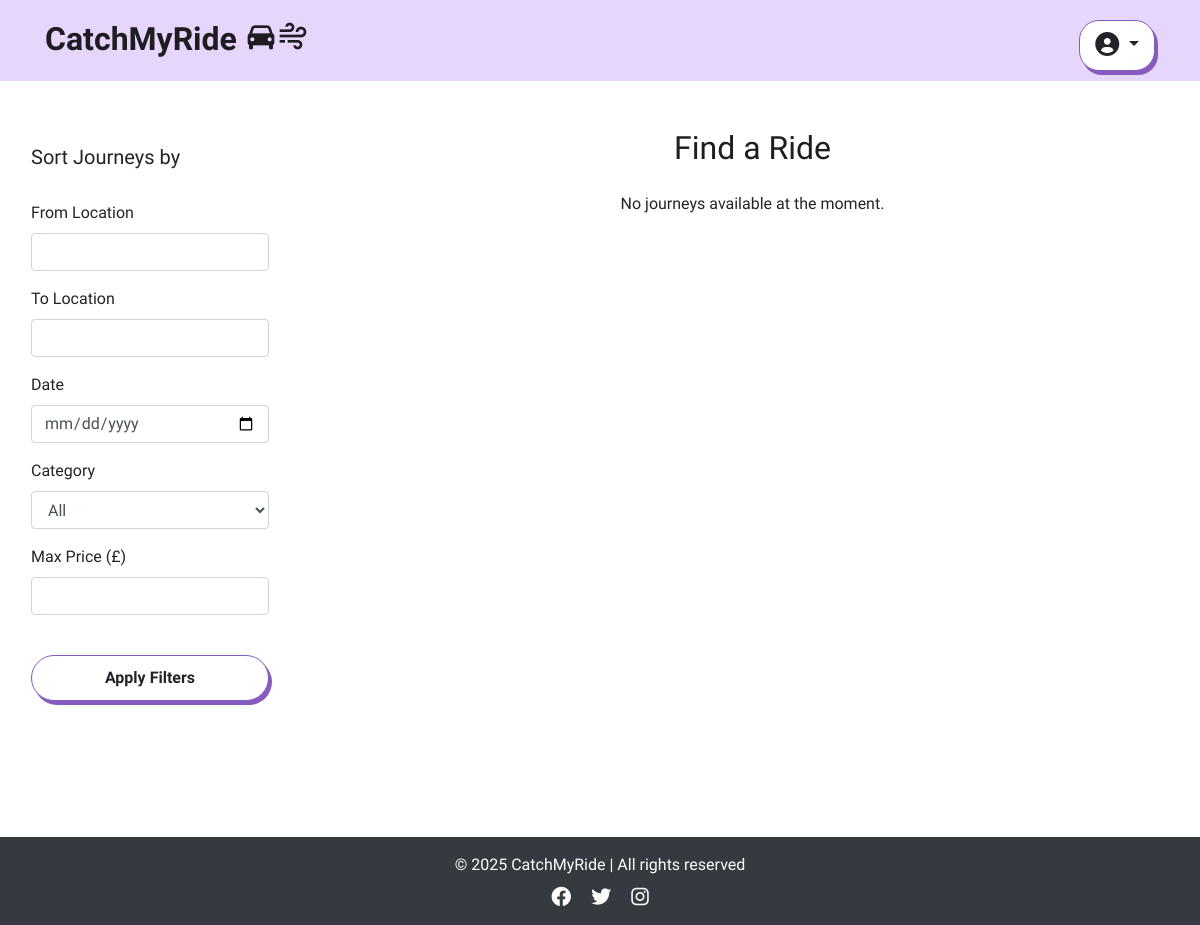
/view_journeys, run on an earlier commit of the app's database.
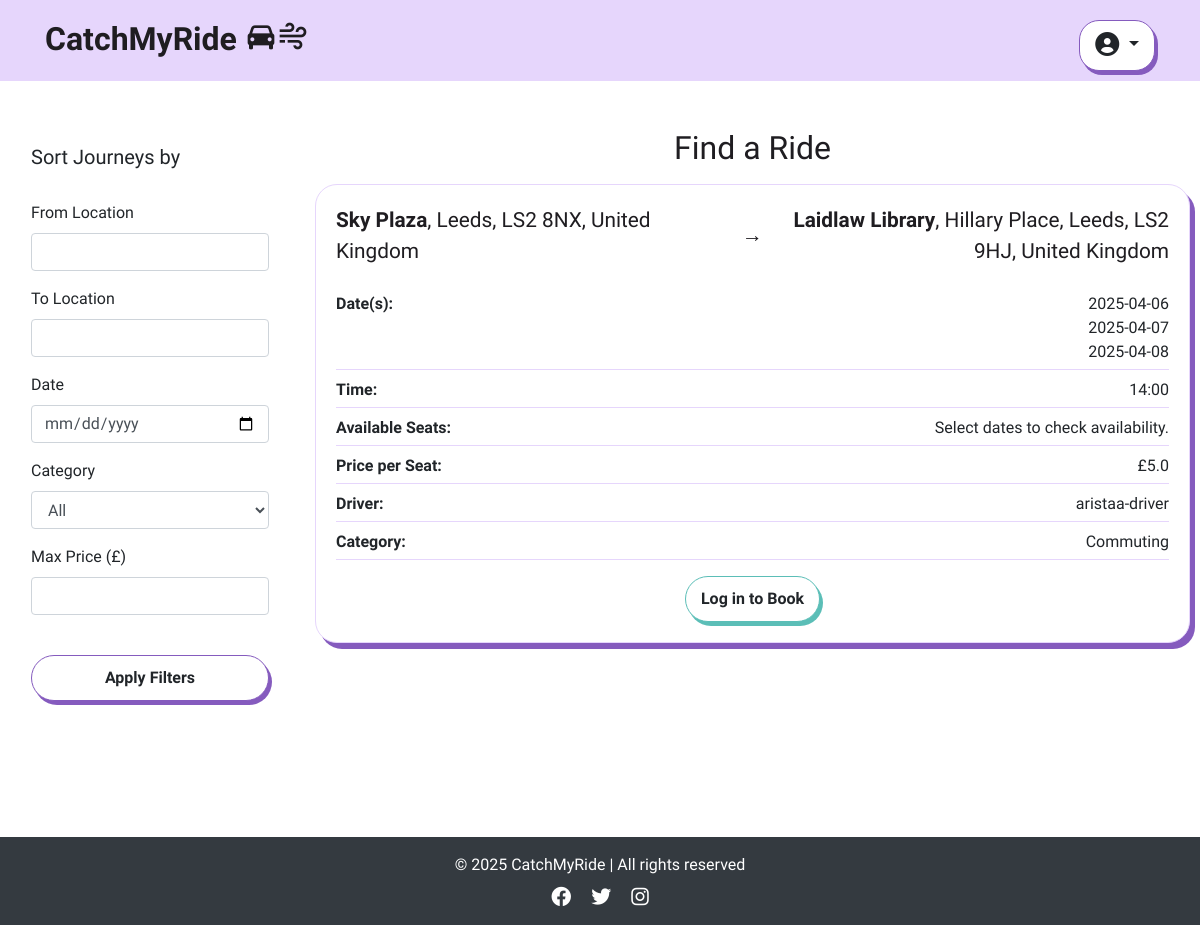
And on a later commit of the database.
### app/models.py (models this page shows, shortened)
class publish_ride(db.Model):
    id = db.Column(db.Integer, primary_key=True)
    driver_id = db.Column(db.Integer, db.ForeignKey('user.id'), nullable=False)
    driver_name = db.Column(db.String(100), nullable=False)  # Added Driver Name
    from_location = db.Column(db.String(200), nullable=False)
    to_location = db.Column(db.String(200), nullable=False)
    date_time = db.Column(db.DateTime, nullable=True)  # Now optional
    available_seats_per_date = db.Column(db.JSON, nullable=True)
    price_per_seat = db.Column(db.Float, nullable=False)
    category = db.Column(db.String(50), nullable=False)
    recurrence_dates = db.Column(db.String(255), nullable=True)
    commute_times = db.Column(db.String(255), nullable=True)  # Stores commute time slots
    is_available = db.Column(db.Boolean, default=True)

### app/views.py (the view)
@app.route('/view_journeys')
def view_journeys():
    london = pytz.timezone("Europe/London")
    aware_now = datetime.now(london)
    now = aware_now.replace(tzinfo=None)
    db.session.commit()
    db.session.expire_all()
    journeys = []
    for ride in publish_ride.query.all():
        if ride.category == "one-time" and ride.date_time < now:
            continue  # Skip past one-time rides
        try:
            seat_data = json.loads(ride.available_seats_per_date) if ride.available_seats_per_date else {}
        except (json.JSONDecodeError, TypeError):
            seat_data = {}
        if ride.category == "commuting":
            filtered_seats = {}
            commute_times = []
            try:
                commute_times = [datetime.strptime(t.strip(), "%H:%M").time() for t in ride.commute_times.split(",") if t.strip()]
            except Exception as e:
                print(f"error: Failed to parse commute_times: {ride.commute_times} — {e}")
            earliest_time = min(commute_times) if commute_times else time(0, 0)
            for date, seats in seat_data.items():
                try:
                    dt = datetime.combine(datetime.strptime(date, "%Y-%m-%d").date(), earliest_time)
                    if dt >= now:
                        filtered_seats[date] = seats
                except Exception as e:
                    print(f"error: Could not parse datetime for {date}: {e}")
            seat_data = filtered_seats
        ride.seat_tracking = seat_data
        journeys.append(ride)
        journeys = [
            journey for journey in journeys
            if journey.seat_tracking and any(seats > 0 for seats in journey.seat_tracking.values())
        ]
    booked_journey_ids = set()
    if current_user.is_authenticated:
        booked_journey_ids = {booking.ride_id for booking in book_ride.query.filter_by(user_id=current_user.id).all()}
    for journey in journeys:
        journey.user_has_booked = journey.id in booked_journey_ids
    return render_template('view_journeys.html', journeys=journeys, user=current_user)

### app/templates/view_journeys.html (shortened to what this page needs)
{% extends "base.html" %}
{% block content %}
<div class="container-fluid my-5">
    <div class="row">
        <div class="col-md-3">
            <div class="filter-sidebar p-3">
                <h5>Sort Journeys by</h5>
                <br>
                <form id="journeyFilters">
                    <div class="mb-3">
                        <label for="filterFrom" class="form-label">From Location</label>
                        <input type="text" class="form-control" id="filterFrom">
                    </div>
                    <div class="mb-3">
                        <label for="filterTo" class="form-label">To Location</label>
                        <input type="text" class="form-control" id="filterTo">
                    </div>
                    <div class="mb-3">
                        <label for="filterDate" class="form-label">Date</label>
                        <input type="date" class="form-control" id="filterDate">
                    </div>
                    <div class="mb-3">
                        <label for="filterCategory" class="form-label">Category</label>
                        <select class="form-control" id="filterCategory">
                            <option value="">All</option>
                        </select>
                    </div>
                    <div class="mb-3">
                        <label for="filterPrice" class="form-label">Max Price (£)</label>
                        <input type="number" class="form-control" id="filterPrice">
                    </div>
                    <br>
                    <button type="button" id="applyFilters" class="btn btn-base btn-one w-100">Apply Filters</button>
                </form>
            </div>
        </div>
        <div class="col-md-9 card-list-container">
            <h2 class="text-center mb-3">Find a Ride</h2>
            {% if journeys %}
                <div class="row">
                    {% for journey in journeys %}
                        <div class="col-12 mb-4">
                            <div class="card">
                                <div class="card-body">
                                    <div class="journey-title-container">
                                        <div class="from">
                                            <strong>{{ journey.from_location.split(',')[0] }}</strong>{{ journey.from_location.replace(journey.from_location.split(',')[0], '') }}
                                        </div>
                                        <div class="arrow">→</div>
                                        <div class="to">
                                            <strong>{{ journey.to_location.split(',')[0] }}</strong>{{ journey.to_location.replace(journey.to_location.split(',')[0], '') }}
                                        </div>
                                    </div>
                                    <div class="journey-details">
                                        <div class="detail-item">
                                            <span class="detail-heading">Date(s):</span>
                                            {% if journey.category == "one-time" %}
                                                <span>{{ journey.date_time.strftime('%Y-%m-%d') }}</span>
                                            {% elif journey.category == "commuting" %}
                                                <ul class="date-list">
                                                    {% for date in journey.seat_tracking.keys() | sort %}
                                                    <li>{{ date }}</li>
                                                    {% endfor %}
                                                </ul>
                                            {% endif %}
                                        </div>
                                        <div class="detail-item">
                                            <span class="detail-heading">Time:</span>
                                            {% if journey.category == "one-time" %}
                                                <span>{{ journey.date_time.strftime('%H:%M') }}</span>
                                            {% elif journey.category == "commuting" %}
                                                <span>{{ journey.commute_times | replace(',', ', ') }}</span>
                                            {% endif %}
                                        </div>
                                        <div class="detail-item">
                                            <span class="detail-heading">Available Seats:</span>
                                            {% if journey.category == "one-time" %}
                                                <span>{{ journey.seat_tracking.values() | max if journey.seat_tracking else 0 }}</span>
                                            {% elif journey.category == "commuting" %}
                                                <span>Select dates to check availability.</span>
                                            {% endif %}
                                        </div>
                                        <div class="detail-item">
                                            <span class="detail-heading">Price per Seat:</span>
                                            <span>£{{ journey.price_per_seat }}</span>
                                        </div>
                                        <div class="detail-item">
                                            <span class="detail-heading">Driver:</span>
                                            <span>{{ journey.driver_name }}</span>
                                        </div>
                                        <div class="detail-item">
                                            <span class="detail-heading">Category:</span>
                                            <span>{{ 'One-Time' if journey.category == 'one-time' else 'Commuting' }}</span>
                                        </div>
                                    </div>
                                    <div class="text-center mt-3">
                                        {% if user and journey.user_has_booked %}
                                            {% if journey.category == "one-time" %}
                                                <form action="{{ url_for('book_onetime', ride_id=journey.id) }}" method="get">
                                            {% elif journey.category == "commuting" %}
                                                <form action="{{ url_for('book_commuting', ride_id=journey.id) }}" method="get">
                                            {% endif %}
                                            <button type="submit" class="btn btn-base btn-green">Rebook</button>
                                        </form>
                                        {% else %}
                                            {% if journey.seat_tracking and journey.seat_tracking.values() | max > 0 %}
                                                {% if user.is_authenticated %}
                                                    {% if journey.category == "one-time" %}
                                                        <form action="{{ url_for('book_onetime', ride_id=journey.id) }}" method="get">
                                                    {% elif journey.category == "commuting" %}
                                                        <form action="{{ url_for('book_commuting', ride_id=journey.id) }}" method="get">
                                                    {% endif %}
                                                    <button type="submit" class="btn btn-base btn-one">Book</button>
                                                </form>
                                                {% else %}
                                                    <a href="{{ url_for('login') }}" class="btn btn-base btn-blue" data-bs-target="#loginModal" data-bs-toggle="modal" data-bs-dismiss="modal">Log in to Book</a>
                                                {% endif %}
                                            {% endif %}
                                        {% endif %}
                                    </div>
                                </div>
                            </div>
                        </div>
                    {% endfor %}
                </div>
            {% else %}
                <p class="text-center mt-4">No journeys available at the moment.</p>
            {% endif %}
        </div>
    </div>
</div>
{% endblock %}

### app/templates/base.html (shortened to what this page needs)
<!DOCTYPE html>
<html lang="en">
<head>
    <link rel="stylesheet" href="https://stackpath.bootstrapcdn.com/bootstrap/4.2.1/css/bootstrap.min.css">
    <link rel="stylesheet" href="{{ url_for('static', filename='style.css') }}">
    <link rel="stylesheet" href="https://cdnjs.cloudflare.com/ajax/libs/font-awesome/6.0.0-beta3/css/all.min.css">
    <link href='https://unpkg.com/boxicons@2.1.4/css/boxicons.min.css' rel='stylesheet'>
    <link rel="stylesheet" href="https://cdn.jsdelivr.net/npm/flatpickr/dist/flatpickr.min.css">
    <link rel="stylesheet" href="https://unpkg.com/leaflet/dist/leaflet.css" />
    <link rel="stylesheet" href="https://unpkg.com/leaflet.markercluster/dist/MarkerCluster.css" />
    <link rel="stylesheet" href="https://unpkg.com/leaflet.markercluster/dist/MarkerCluster.Default.css" />
</head>
<body class="{% block body_class %}{% endblock %}">
    <div class="flex-wrapper">
    <nav class="navbar">
        <div class="container navbar-container d-flex align-items-baseline justify-content-between">
            <a class="navbar-brand navbar-logo" href="/" aria-label="Catch My Ride Logo" title="Go to home page">
                CatchMyRide <i class='bx bxs-car logo-icon'></i><i class='bx bx-wind logo-icon' ></i>
            </a>
            <div class="dropdown">
                {% if user.is_authenticated %}
                    <button class="btn btn-base btn-profile dropdown-toggle" type="button" id="profileDropdown" data-bs-toggle="dropdown" aria-haspopup="true" aria-expanded="false">
                        {{ user.username }}
                    </button>
                    <div class="dropdown-menu">
                        {% if user.is_manager %}
                            <a href="{{ url_for('manager_dashboard') }}" class="dropdown-item">
                                <i class='bx bx-briefcase'></i> Manager Dashboard
                            </a>
                        {% else %}
                            <a href="{{ url_for('dashboard') }}" class="dropdown-item">
                                <i class='bx bx-home'></i> Dashboard
                            </a>
                        {% endif %}
                        <form id="logout-form" action="{{ url_for('logout') }}" method="POST">
                            <button type="submit" class="dropdown-item"><i class='bx bx-exit'></i>Logout</button>
                        </form>
                    </div>
                {% else %}
                    <button class="btn btn-base btn-profile dropdown-toggle" type="button" id="profileDropdown" data-bs-toggle="dropdown" aria-haspopup="true" aria-expanded="false">
                        <i class="fa-solid fa-user-circle fa-lg"></i>
                    </button>
                {% endif %}
            </div>
        </div>
    </nav>
    <main>
        {% block content %}{% endblock %}
    </main>
    <br>
    <footer class="bg-dark text-white text-center py-3 mt-5">
        <div class="container">
            <p class="mb-0">© 2025 CatchMyRide | All rights reserved</p>
            <div class="social-links mt-2">
                <a href="#" class="text-white mx-2"><i class="fa-brands fa-facebook fa-lg"></i></a>
                <a href="#" class="text-white mx-2"><i class="fa-brands fa-twitter fa-lg"></i></a>
                <a href="#" class="text-white mx-2"><i class="fa-brands fa-instagram fa-lg"></i></a>
            </div>
        </div>
    </footer>
</body>
</html>

What changed in the data, as far as the page shows it:
added publish_ride: from_location "Sky Plaza", from_location.replace ", Leeds, LS2 8NX, United Kingdom", to_location "Laidlaw Library", to_location.replace ", Hillary Place, Leeds, LS2 9HJ, United Kingdom", sort "2025-04-06" "2025-04-07" "2025-04-08", commute_times "14:00", shows "Select dates to check availability.", price_per_seat "5.0", driver_name "aristaa-driver", category "Commuting"
Also different on the page:
text no longer shown: "No journeys available at the moment."
